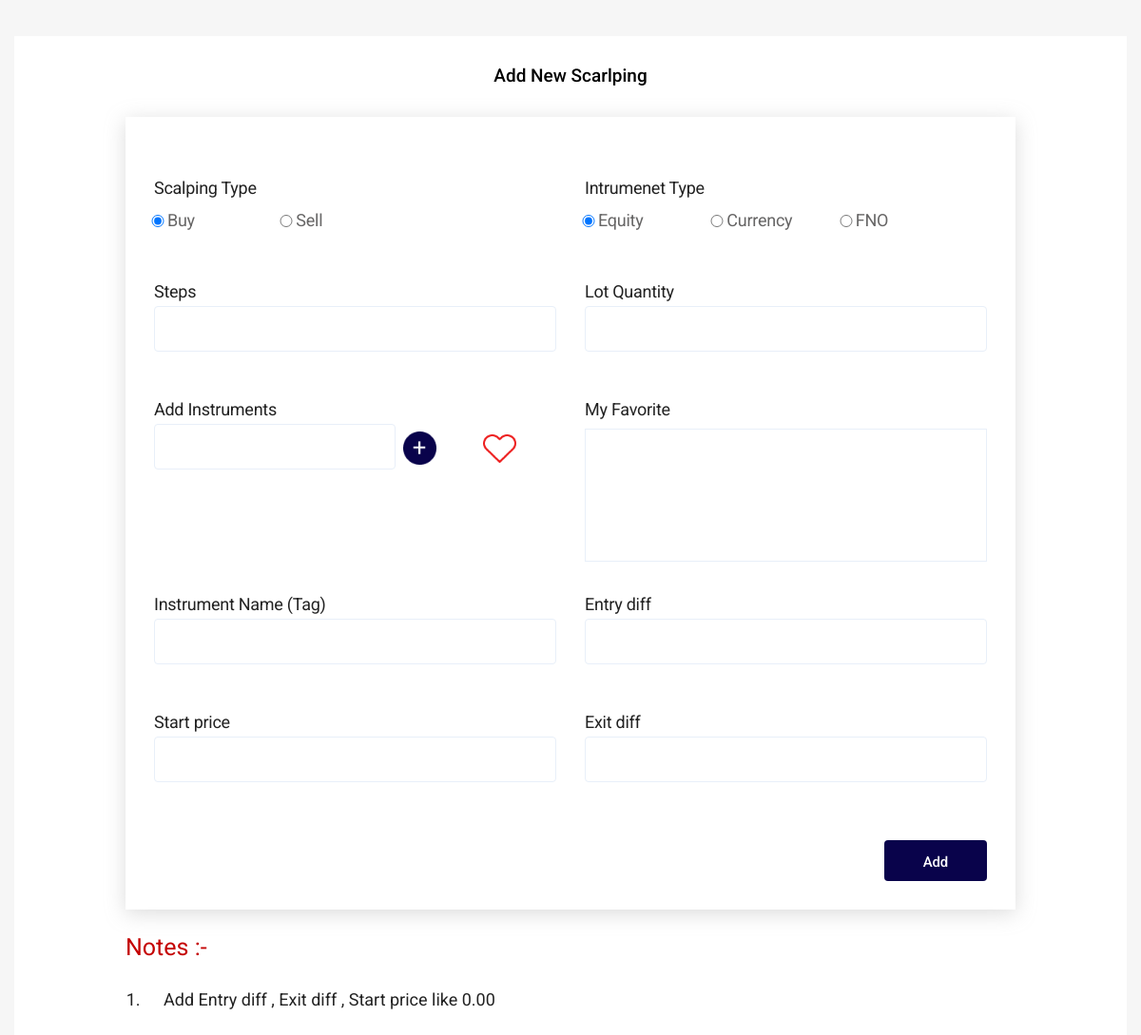
Page /share/addNewScalping on the earlier database version.
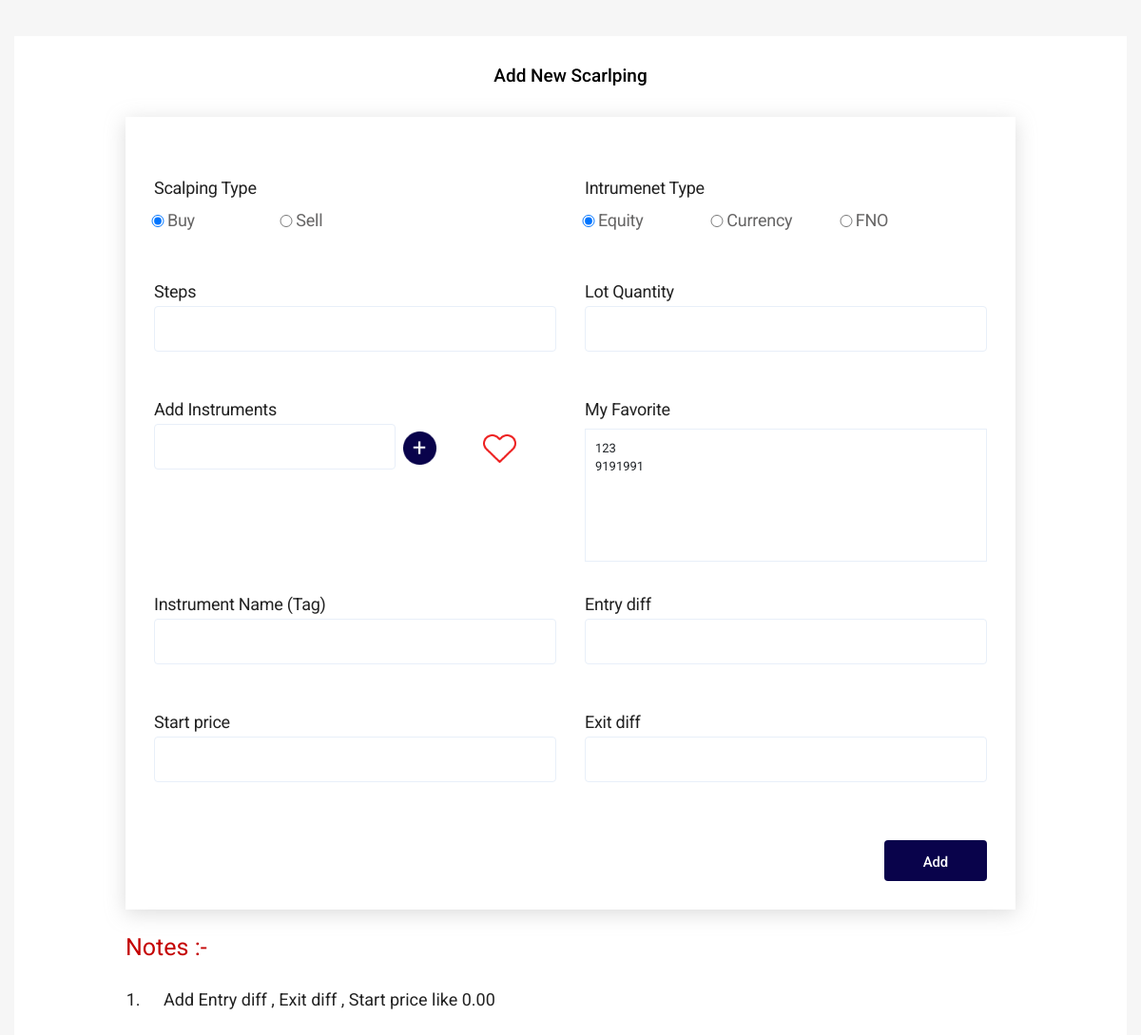
Same page on the later database version.
### share/models.py (models this page shows)
class Favourite(models.Model):
    instrumentToken = models.CharField(max_length=200)

### share/views.py (the view)
# urls.py: path('addNewScalping',views.addNewScalping),
def addNewScalping(request):
    fav = Favourite.objects.all()
    context = {"addnew": "addnew","fav":fav}
    return render(request, 'share/addNewScalping.html', context)

### share/templates/share/addNewScalping.html (shortened to what the changed rows need)
{% load static %}
<html xmlns="http://www.w3.org/1999/xhtml">
<head>
<link rel="stylesheet" href="https://maxcdn.bootstrapcdn.com/bootstrap/4.0.0/css/bootstrap.min.css">
<link href=" {% static '/css/style.css' %} " rel="stylesheet" type="text/css" defer="">
</head>
<body>
<div class="scarlping-section">
	<div class="container">
    <div class="scarlping_inner">
      <div class="scarlping_form">
          <div class="row">
          <div class="col-sm-6">
            <div class="row" style="">
          <div class="col-sm-12">
            <label style="margin-bottom: 10px;">
              My Favorite
          </label>
            <ul style="    height: 140px;
            overflow: hidden;
            overflow-y: scroll;
            margin-left: auto;
            text-align: left;
            padding: 10px;
            border: 1px solid;
            border-color: #E8EFF9;">
              {% for item in fav %}
              <li onclick="setInstrument('{{item.instrumentToken}}');">{{ item.instrumentToken }}</li>
              {% endfor %}
          </ul>
        </div>
        </div>
          </div>
        </div>
      </div>
    </div>
  </div>
</div>
</body>
</html>

Differences in the rows shown:
added Favourite: instrumentToken "123"
added Favourite: instrumentToken "9191991"
